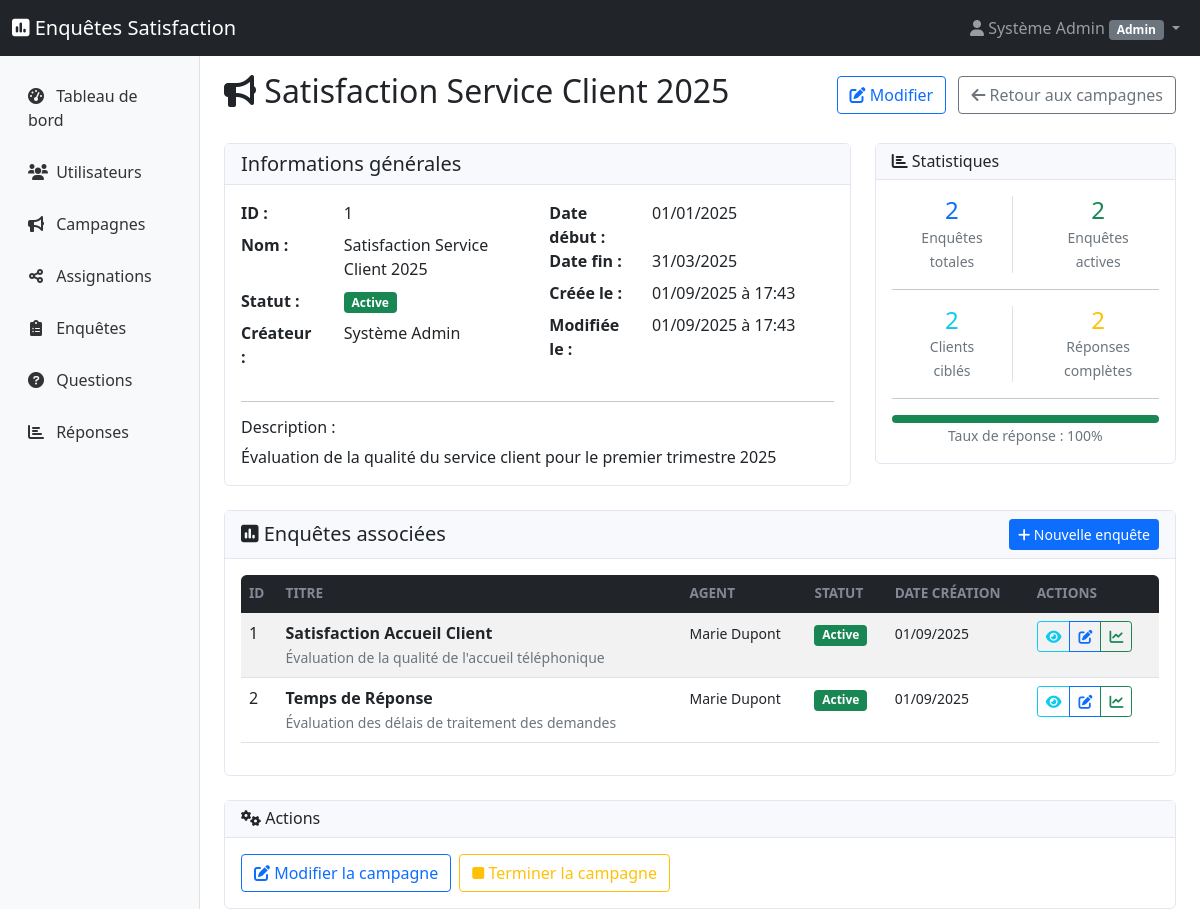
The page /?controller=Admin&action=viewCampagne&id=1 (signed in) on the database its author committed.
### tables this page shows
CREATE TABLE IF NOT EXISTS campagnes (
    id INT AUTO_INCREMENT PRIMARY KEY,
    nom VARCHAR(200) NOT NULL,
    description TEXT,
    date_debut DATE NOT NULL,
    date_fin DATE NOT NULL,
    statut ENUM('en_preparation', 'active', 'terminee', 'suspendue') NOT NULL DEFAULT 'en_preparation',
    created_by INT NOT NULL,
    date_creation TIMESTAMP DEFAULT CURRENT_TIMESTAMP,
    date_modification TIMESTAMP DEFAULT CURRENT_TIMESTAMP ON UPDATE CURRENT_TIMESTAMP,
    FOREIGN KEY (created_by) REFERENCES utilisateurs(id) ON DELETE CASCADE,
    INDEX idx_statut (statut),
    INDEX idx_dates (date_debut, date_fin),
    INDEX idx_created_by (created_by)
);

CREATE TABLE IF NOT EXISTS utilisateurs (
    id INT AUTO_INCREMENT PRIMARY KEY,
    nom VARCHAR(100) NOT NULL,
    prenom VARCHAR(100) NOT NULL,
    email VARCHAR(255) UNIQUE NOT NULL,
    mot_de_passe VARCHAR(255) NOT NULL,
    role ENUM('admin', 'agent', 'client') NOT NULL DEFAULT 'client',
    statut ENUM('actif', 'inactif') NOT NULL DEFAULT 'actif',
    date_creation TIMESTAMP DEFAULT CURRENT_TIMESTAMP,
    date_modification TIMESTAMP DEFAULT CURRENT_TIMESTAMP ON UPDATE CURRENT_TIMESTAMP,
    INDEX idx_email (email),
    INDEX idx_role (role),
    INDEX idx_statut (statut)
);

CREATE TABLE IF NOT EXISTS enquetes (
    id INT AUTO_INCREMENT PRIMARY KEY,
    titre VARCHAR(200) NOT NULL,
    description TEXT,
    campagne_id INT NOT NULL,
    created_by INT NOT NULL,
    statut ENUM('brouillon', 'active', 'fermee') NOT NULL DEFAULT 'brouillon',
    date_creation TIMESTAMP DEFAULT CURRENT_TIMESTAMP,
    date_modification TIMESTAMP DEFAULT CURRENT_TIMESTAMP ON UPDATE CURRENT_TIMESTAMP,
    FOREIGN KEY (campagne_id) REFERENCES campagnes(id) ON DELETE CASCADE,
    FOREIGN KEY (created_by) REFERENCES utilisateurs(id) ON DELETE CASCADE,
    INDEX idx_campagne (campagne_id),
    INDEX idx_statut (statut),
    INDEX idx_created_by (created_by)
);

### app/Views/admin/campagnes/view.php (the view, shortened to what the rows shown need)
<div class="d-flex justify-content-between align-items-center mb-4">
    <h2><i class="fas fa-bullhorn"></i> <?= htmlspecialchars($campagne['nom']) ?></h2>
    <div>
        <a href="?controller=Admin&action=editCampagne&id=<?= $campagne['id'] ?>" class="btn btn-outline-primary me-2">
        </a>
        <a href="?controller=Admin&action=campagnes" class="btn btn-outline-secondary">
        </a>
    </div>
</div>
<div class="row mb-4">
    <div class="col-md-8">
        <div class="card">
            <div class="card-body">
                <div class="row">
                    <div class="col-md-6">
                        <dl class="row">
                            <dt class="col-4">ID :</dt>
                            <dd class="col-8"><?= $campagne['id'] ?></dd>
                            <dt class="col-4">Nom :</dt>
                            <dd class="col-8"><?= htmlspecialchars($campagne['nom']) ?></dd>
                            <dt class="col-4">Statut :</dt>
                            <dd class="col-8">
                                <span class="badge bg-<?=
                                    $campagne['statut'] === 'active' ? 'success' :
                                    ($campagne['statut'] === 'en_preparation' ? 'secondary' :
                                    ($campagne['statut'] === 'terminee' ? 'warning' : 'danger'))
                                ?>">
                                </span>
                            </dd>
                            <dt class="col-4">Créateur :</dt>
                            <dd class="col-8">
                                <?= htmlspecialchars($campagne['createur_prenom'] . ' ' . $campagne['createur_nom']) ?>
                            </dd>
                        </dl>
                    </div>
                    <div class="col-md-6">
                        <dl class="row">
                            <dt class="col-4">Date début :</dt>
                            <dd class="col-8"><?= date('d/m/Y', strtotime($campagne['date_debut'])) ?></dd>
                            <dt class="col-4">Date fin :</dt>
                            <dd class="col-8"><?= date('d/m/Y', strtotime($campagne['date_fin'])) ?></dd>
                            <dt class="col-4">Créée le :</dt>
                            <dd class="col-8"><?= date('d/m/Y à H:i', strtotime($campagne['date_creation'])) ?></dd>
                            <?php if (!empty($campagne['date_modification'])): ?>
                            <dt class="col-4">Modifiée le :</dt>
                            <dd class="col-8"><?= date('d/m/Y à H:i', strtotime($campagne['date_modification'])) ?></dd>
                            <?php endif; ?>
                        </dl>
                    </div>
                </div>
                <?php if (!empty($campagne['description'])): ?>
                <hr>
                <div>
                    <h6>Description :</h6>
                    <p class="mb-0"><?= nl2br(htmlspecialchars($campagne['description'])) ?></p>
                </div>
                <?php endif; ?>
            </div>
        </div>
    </div>
</div>
<div class="card">
    <div class="card-body">
        <?php if (empty($enquetes)): ?>
            <div class="text-center py-4">
                <i class="fas fa-poll fa-3x text-muted"></i>
                <h6 class="mt-3 text-muted">Aucune enquête trouvée</h6>
                <p class="text-muted">Cette campagne ne contient pas encore d'enquête.</p>
                <?php if ($campagne['statut'] === 'active'): ?>
                <a href="?controller=Agent&action=newEnquete" class="btn btn-primary">
                    <i class="fas fa-plus"></i> Créer une enquête
                </a>
                <?php endif; ?>
            </div>
        <?php else: ?>
            <div class="table-responsive">
                <table class="table table-striped table-hover">
                    <thead class="table-dark">
                        <tr>
                            <th>ID</th>
                            <th>Titre</th>
                            <th>Agent</th>
                            <th>Statut</th>
                            <th>Date création</th>
                            <th>Actions</th>
                        </tr>
                    </thead>
                    <tbody>
                        <?php foreach ($enquetes as $enquete): ?>
                            <tr>
                                <td><?= $enquete['id'] ?></td>
                                <td>
                                    <div>
                                        <strong><?= htmlspecialchars($enquete['titre']) ?></strong>
                                        <?php if (!empty($enquete['description'])): ?>
                                            <br><small class="text-muted">
                                                <?= htmlspecialchars(substr($enquete['description'], 0, 60)) ?>
                                            </small>
                                        <?php endif; ?>
                                    </div>
                                </td>
                                <td>
                                    <small>
                                        <?= htmlspecialchars($enquete['agent_prenom'] . ' ' . $enquete['agent_nom']) ?>
                                    </small>
                                </td>
                                <td>
                                    <span class="badge bg-<?=
                                        $enquete['statut'] === 'active' ? 'success' :
                                        ($enquete['statut'] === 'brouillon' ? 'secondary' :
                                        ($enquete['statut'] === 'terminee' ? 'warning' : 'info'))
                                    ?>">
                                        <?= ucfirst($enquete['statut']) ?>
                                    </span>
                                </td>
                                <td>
                                    <small><?= date('d/m/Y', strtotime($enquete['date_creation'])) ?></small>
                                </td>
                                <td>
                                    <div class="btn-group btn-group-sm">
                                        <a href="?controller=Agent&action=viewEnquete&id=<?= $enquete['id'] ?>"
                                           class="btn btn-outline-info" title="Voir">
                                            <i class="fas fa-eye"></i>
                                        </a>
                                        <?php if (in_array($enquete['statut'], ['brouillon', 'active'])): ?>
                                        <a href="?controller=Agent&action=editEnquete&id=<?= $enquete['id'] ?>"
                                           class="btn btn-outline-primary" title="Modifier">
                                            <i class="fas fa-edit"></i>
                                        </a>
                                        <?php endif; ?>
                                        <?php if ($enquete['statut'] === 'active'): ?>
                                        <a href="?controller=Agent&action=results&id=<?= $enquete['id'] ?>"
                                           class="btn btn-outline-success" title="Résultats">
                                            <i class="fas fa-chart-line"></i>
                                        </a>
                                        <?php endif; ?>
                                    </div>
                                </td>
                            </tr>
                        <?php endforeach; ?>
                    </tbody>
                </table>
            </div>
        <?php endif; ?>
    </div>
</div>
                    <?php if (empty($enquetes) || count(array_filter($enquetes, function($e) { return $e['statut'] === 'active'; })) === 0): ?>
                    <button type="button" class="btn btn-outline-danger ms-auto"
                            onclick="confirmDeleteCampagne(<?= $campagne['id'] ?>, <?= json_encode($campagne['nom'] ?? '') ?>)">
                        <i class="fas fa-trash"></i> Supprimer la campagne
                    </button>
                    <?php endif; ?>

### app/Views/backoffice/layout.php (shortened to what the rows shown need)
<!DOCTYPE html>
<html lang="fr">
<head>
    <link href="https://cdn.jsdelivr.net/npm/bootstrap@5.1.3/dist/css/bootstrap.min.css" rel="stylesheet">
    <link href="https://cdnjs.cloudflare.com/ajax/libs/font-awesome/6.0.0/css/all.min.css" rel="stylesheet">
    <link href="css/backoffice.css" rel="stylesheet">
</head>
<body>
    <nav class="navbar navbar-expand-lg navbar-dark bg-dark">
        <div class="container-fluid">
            <div class="navbar-nav ms-auto">
                <div class="nav-item dropdown">
                    <a class="nav-link dropdown-toggle" href="#" role="button" data-bs-toggle="dropdown">
                        <i class="fas fa-user"></i>
                        <?= htmlspecialchars(trim(($currentUser['prenom'] ?? '') . ' ' . ($currentUser['nom'] ?? '')), ENT_QUOTES, 'UTF-8') ?>
                        <span class="badge bg-secondary"><?= htmlspecialchars(ucfirst($currentUser['role'] ?? 'utilisateur'), ENT_QUOTES, 'UTF-8') ?></span>
                    </a>
                </div>
            </div>
        </div>
    </nav>
    <div class="container-fluid">
        <div class="row">
            <main class="col-md-9 ms-sm-auto col-lg-10 px-md-4">
                <div class="pt-3">
                    <?= $content ?>
                </div>
            </main>
        </div>
    </div>
</body>
</html>

### rows shown on the page
campagnes: created_by.nom "Système Admin", nom "Satisfaction Service Client 2025", id "1", date_debut "01/01/2025", date_fin "31/03/2025", date_creation "01/09/2025 à 17:43", date_modification "01/09/2025 à 17:43", description "Évaluation de la qualité du service client pour le premier trimestre 2025"
enquetes: id "1", titre "Satisfaction Accueil Client", description "Évaluation de la qualité de l'accueil téléphonique", created_by.nom "Marie Dupont", statut "Active", date_creation "01/09/2025"
enquetes: id "2", titre "Temps de Réponse", description "Évaluation des délais de traitement des demandes", created_by.nom "Marie Dupont", statut "Active", date_creation "01/09/2025"

### other values the page prints
$currentUser['role'] "Admin"
$stats['total_enquetes'] "2"
$stats['enquetes_actives'] "2"
$stats['total_clients_cibles'] "2"
$stats['reponses_completes'] "2"
$taux "100"
